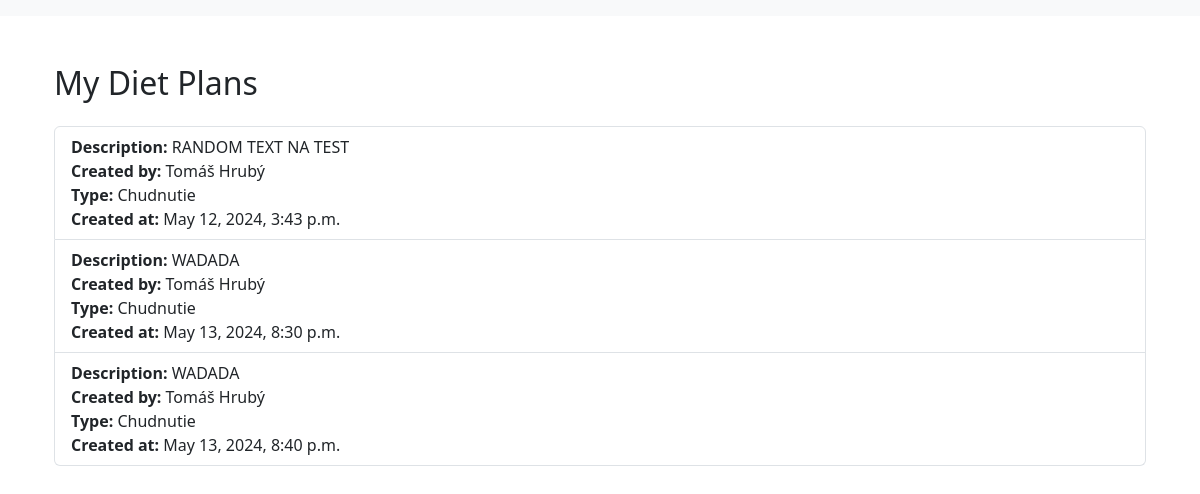
Screenshot of /user_diet_plans/2/ with the database file from the repository.
### gym/models.py (models this page shows, shortened)
class DietPlan(models.Model):
    trainer = models.ForeignKey(Trainer, on_delete=models.CASCADE, null=True)
    user = models.ForeignKey(User, on_delete=models.CASCADE, null=True)
    created_at = models.DateTimeField()
    plan_type = models.CharField(max_length=50)
    description = models.TextField(max_length=2000)

class Trainer(models.Model):
    name = models.CharField(max_length=20)
    surname = models.CharField(max_length=20)
    email = models.EmailField(max_length=50, unique=True)
    phone = models.CharField(max_length=12)
    specialisation = models.CharField(max_length=100)
    skills = models.CharField(max_length=50)
    deleted_at = models.DateTimeField(null=True, blank=True)

### gym/views.py (the view)
# urls.py: path('user_diet_plans/<int:user_id>/', views.user_diet_plans, name='user_diet_plans'),
def user_diet_plans(request, user_id):
    user = get_object_or_404(User, pk=user_id)
    diet_plans = DietPlan.objects.filter(user=user)
    return render(request, 'user_diet_plans.html', {'diet_plans': diet_plans})

### templates/user_diet_plans.html
{% extends 'base_generic.html' %}
{% block content %}
  <div class="container">
    <h2 class="mt-5 mb-4">My Diet Plans</h2>
    <ul class="list-group">
      {% for diet_plan in diet_plans %}
        <li class="list-group-item">
          <div class="row">
            <div class="col-md-8">
              <strong>Description:</strong> {{ diet_plan.description }}<br>
              <strong>Created by:</strong> {{ diet_plan.trainer.name }} {{ diet_plan.trainer.surname }}<br>
              <strong>Type:</strong> {{ diet_plan.plan_type }}<br>
              <strong>Created at:</strong> {{ diet_plan.created_at }}
            </div>
          </div>
        </li>
      {% empty %}
        <li class="list-group-item">No diet plans found.</li>
      {% endfor %}
    </ul>
  </div>
{% endblock %}

### rows the page displays
DietPlan: description "RANDOM TEXT NA TEST", trainer.name "Tomáš", trainer.surname "Hrubý", plan_type "Chudnutie", created_at "May 12, 2024, 3:43 p.m."
DietPlan: description "WADADA", trainer.name "Tomáš", trainer.surname "Hrubý", plan_type "Chudnutie", created_at "May 13, 2024, 8:30 p.m."
DietPlan: description "WADADA", trainer.name "Tomáš", trainer.surname "Hrubý", plan_type "Chudnutie", created_at "May 13, 2024, 8:40 p.m."
